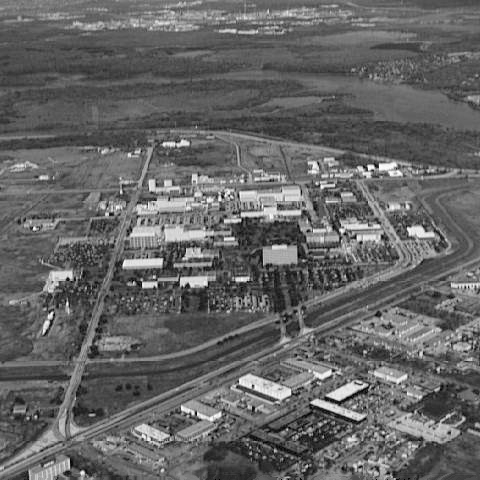
#> input picture aerial_view.tif, 480 x 480 px
$ jupyter execute 'Wiener filter for turbulence degradation.ipynb'   (older library calls are emulated)
#> lines starting #> are read from the running program, lines starting #| are printed output that depends on the picture
## implementation of Wiener Filter based on PSNR and MSSIM for turbulence degradation

### importing necessary libraries

[cell 1]
from skimage.metrics import structural_similarity
import math
import cv2
import numpy as np
from matplotlib import pyplot as plt
from skimage.util import random_noise
from PIL import Image
import PIL

### Reading Image

[cell 2]
img = cv2.imread('aerial_view.tif',0)
#> img is the input picture: shape (480, 480); min 0, max 254, mean 101.2
img = cv2.resize(img,(525 , 525))
#> img: shape (525, 525)

### Defining discrete fourier transform function

[cell 3]
def dftuv(M, N) :
    u =np.linspace(0, M-1,M)
    v =np.linspace(0, N-1,N)
    idx = np.where(u > M/2);
    u[idx] = u[idx] - M;
    idy = np.where(v > N/2);
    v[idy] = v[idy] - N;
    V, U = np.meshgrid(v, u);
    return V,U

[cell 4]
img = cv2.normalize(img, None, 0, 1.0, cv2.NORM_MINMAX, dtype=cv2.CV_64F)
f = np.fft.fft2(img)

[cell 5]
mag = np.abs(f)
ang = np.angle(f)
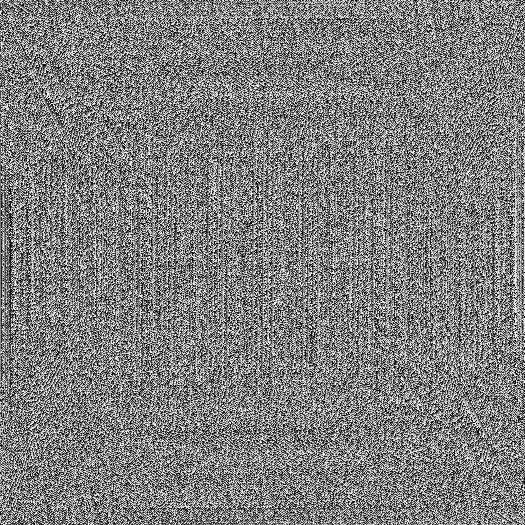
#> ang: shape (525, 525) float64; min -3.14, max 3.14, mean 3.51e-17; drawn with min black and max white
magnitude_spectrum = 20*np.log(np.abs(f))
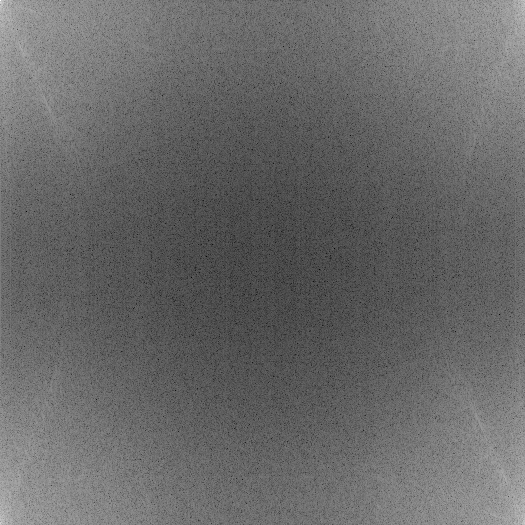
#> magnitude_spectrum: shape (525, 525) float64; min -93.15, max 232.3, mean 40.9; drawn with min black and max white
m,n = magnitude_spectrum.shape
#> m = 525; n = 525
v,u = dftuv(m, n)

### Defining turbulance function (degradation function)

[cell 6]
k=0.0015
H_turb= np.exp(-k*(u**2 + v**2)**(5/6))
HF_turb =np.multiply(f, H_turb)
h_conv_f = np.real (np.fft.ifft2(HF_turb))
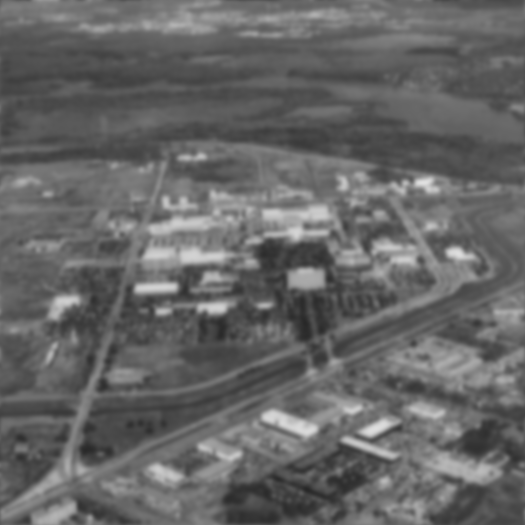
#> h_conv_f: shape (525, 525) float64; min 0.154, max 0.882, mean 0.401

### Adding gaussian noise with zero mean and var=0.1

[cell 7]
noise=np.zeros((525,525),dtype=np.float64)
noise=cv2.randn(noise,0,0.1)

noise_freq = np.fft.fft2(noise)
G_freq  =noise_freq + HF_turb

### Degraded Image (turbulance effect + noise)

[cell 8]
noise_turb_space = np.real (np.fft.ifft2(G_freq))
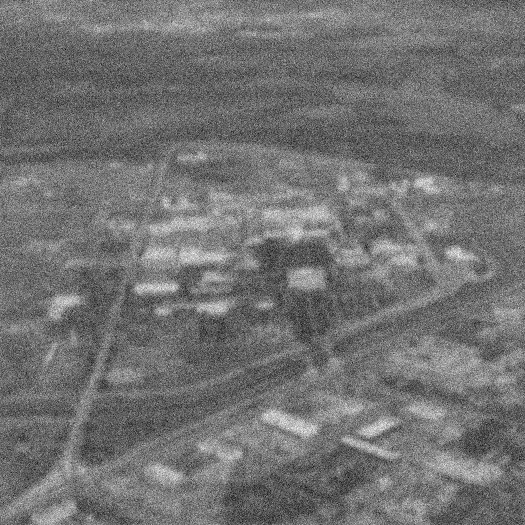
#> noise_turb_space: shape (525, 525) float64; min -0.217, max 1.16, mean 0.401; drawn with min black and max white
